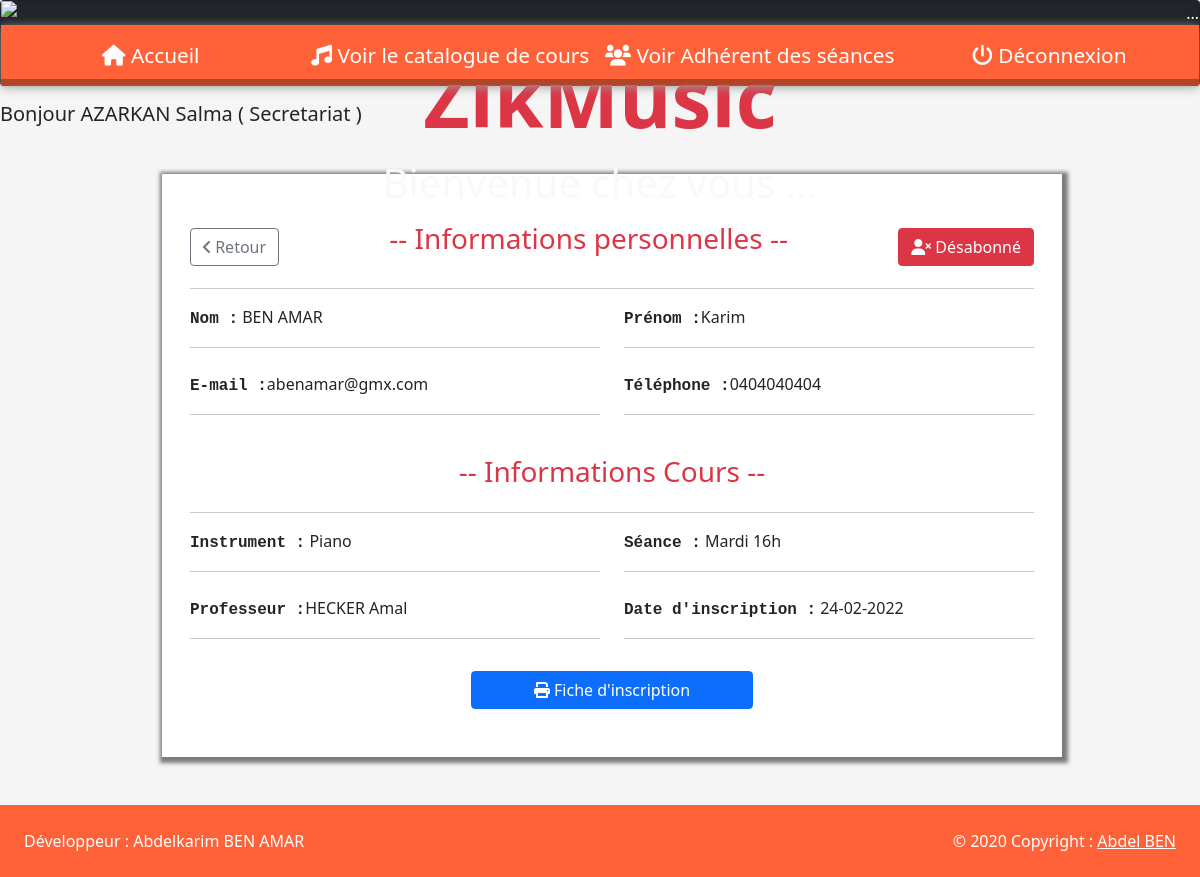
/?action=voirAdherent&id=69 (signed in), run on the app's committed database.
### tables this page shows
CREATE TABLE IF NOT EXISTS `adherent` (
  `idAdherent` int(11) NOT NULL AUTO_INCREMENT,
  `nomAdherent` varchar(30) NOT NULL,
  `prenomAdherent` varchar(30) NOT NULL,
  `mailAdherent` varchar(50) NOT NULL,
  `telAdherent` varchar(30) NOT NULL,
  `dateInscription` datetime NOT NULL DEFAULT CURRENT_TIMESTAMP,
  PRIMARY KEY (`idAdherent`)
);

CREATE TABLE IF NOT EXISTS `instrument` (
  `idInstrument` int(11) NOT NULL AUTO_INCREMENT,
  `libInstrument` varchar(30) NOT NULL,
  PRIMARY KEY (`idInstrument`)
);

CREATE TABLE IF NOT EXISTS `seance` (
  `idSeance` int(11) NOT NULL AUTO_INCREMENT,
  `dateSeance` varchar(30) NOT NULL,
  `idInstrument` int(11) NOT NULL,
  `idProf` int(11) NOT NULL,
  PRIMARY KEY (`idSeance`),
  KEY `idMatiere` (`idInstrument`),
  KEY `idProf` (`idProf`)
);

CREATE TABLE IF NOT EXISTS `professeur` (
  `idProf` int(11) NOT NULL AUTO_INCREMENT,
  `nomProf` varchar(20) NOT NULL,
  `prenomProf` varchar(20) NOT NULL,
  `telProf` varchar(20) NOT NULL,
  PRIMARY KEY (`idProf`)
);

### model/managers/adherentManager.php (called while the page is built, shortened)
<?php
require("model/classes/Adherent.class.php");
class AdherentManager
{
    private $lePDO;
    public function __construct($unPDO)
    {
        $this->lePDO = $unPDO;
    }
    public function getAdherentById($id)
    {
        try {
            $connex = $this->lePDO;
            $sql = $connex->prepare("SELECT * FROM adherent WHERE idAdherent=:id_Adherent ");
            $sql->bindParam(":id_Adherent", $id);
            $sql->execute();
            $sql->setFetchMode(PDO::FETCH_CLASS, "Adherent");
            $resultat = ($sql->fetch());
            return $resultat;
        } catch (PDOException $error) {
            echo $error->getMessage();
        }
    }
}

### model/classes/Adherent.class.php (called while the page is built, shortened)
<?php
class Adherent {
    private $idAdherent;
    private $nomAdherent;
    private $prenomAdherent;
    private $mailAdherent;
    private $telAdherent;
    private $dateInscription;
    public function getIdAdherent()
    {
        return $this->idAdherent;
    }
    public function getNomAdherent()
    {
        return $this->nomAdherent;
    }
    public function getPrenomAdherent()
    {
        return $this->prenomAdherent;
    }
    public function getMailAdherent()
    {
        return $this->mailAdherent;
    }
    public function getTelAdherent()
    {
        return $this->telAdherent;
    }
    public function getDateInscription()
    {
        return $this->dateInscription;
    }
}

### model/managers/seanceManager.php (called while the page is built, shortened)
<?php
require("model/classes/Seance.class.php");
class SeanceManager{
    private $lePDO;
    public function __construct($unPDO)
    {
        $this->lePDO = $unPDO;
    }
    public function getSeanceById($id)
    {
        try {
            $connex = $this->lePDO;
            $sql = $connex->prepare("SELECT * FROM seance WHERE idSeance=:id_Seance ");
            $sql->bindParam(":id_Seance", $id);
            $sql->execute();
            $sql->setFetchMode(PDO::FETCH_CLASS, "Seance");
            $resultat = ($sql->fetch());
            return $resultat;
        } catch (PDOException $error) {
            echo $error->getMessage();
        }
    }
}
?>

### model/managers/inscriptionManager.php (called while the page is built, shortened)
<?php
class InscriptionManager{
    private $lePDO;
    public function __construct($unPDO)
    {
        $this->lePDO = $unPDO;
    }
    public function getInscriptionByIdAdherent($id)
    {
        try {
            $connex = $this->lePDO;
            $sql = $connex->prepare("SELECT * FROM inscription WHERE idAdherent = :id_Adherent ");
            $sql->bindParam(":id_Adherent", $id);
            $sql->execute();
            $sql->setFetchMode(PDO::FETCH_CLASS, "inscription");
            $resultat = ($sql->fetch());
            return $resultat;
        } catch (PDOException $error) {
            echo $error->getMessage();
        }
    }
}

### model/managers/instrumentManager.php (called while the page is built, shortened)
<?php
require("model/classes/Instrument.class.php");
class InstrumentManager{
    private $lePDO;
    public function __construct($unPDO)
    {
        $this->lePDO = $unPDO;
    }
    public function getInstrumentById($id)
    {
        try {
            $connex = $this->lePDO;
            $sql = $connex->prepare("SELECT * FROM instrument WHERE idInstrument=:id_Instrument ");
            $sql->bindParam(":id_Instrument", $id);
            $sql->execute();
            $sql->setFetchMode(PDO::FETCH_CLASS, "Instrument");
            $resultat = ($sql->fetch());
            return $resultat;
        } catch (PDOException $error) {
            echo $error->getMessage();
        }
    }
}
?>

### model/classes/Instrument.class.php (called while the page is built, shortened)
<?php
class Instrument {
    private $libInstrument;
    public function getLibInstrument()
    {
        return $this->libInstrument;
    }
}

### model/classes/Seance.class.php (called while the page is built, shortened)
<?php
class Seance {
    private $dateSeance;
    public function getDateSeance()
    {
        return $this->dateSeance;
    }
}
?>

### model/managers/professeurManager.php (called while the page is built, shortened)
<?php
require("model/classes/Professeur.class.php");
class ProfesseurManager{
    private $lePDO;
    public function __construct($unPDO)
    {
        $this->lePDO = $unPDO;
    }
    public function getProfesseureById($id)
    {
        try {
            $connex = $this->lePDO;
            $sql = $connex->prepare("SELECT * FROM professeur WHERE idProf=:id_Prof ");
            $sql->bindParam(":id_Prof", $id);
            $sql->execute();
            $sql->setFetchMode(PDO::FETCH_CLASS, "Professeur");
            $resultat = ($sql->fetch());
            return $resultat;
        } catch (PDOException $error) {
            echo $error->getMessage();
        }
    }
}
?>

### model/classes/Professeur.class.php (called while the page is built, shortened)
<?php
class Professeur {
    private $nomProf;
    private $prenomProf;
    public function getNomProf()
    {
        return $this->nomProf;
    }
    public function getPrenomProf()
    {
        return $this->prenomProf;
    }
}
?>

### view/voirAdherent.php (the view, shortened to what this page needs)
<h5 class="mt-3">Bonjour  <?= $_SESSION['nom']." ".$_SESSION['prenom']. " ( ". $_SESSION['role'] ." )"?></h5>
<div class="container">
    <div class="main-body mt-3">
        <div class="container rounded bg-white my-5">
            <div class="row body-profil">
                <div class="col-md-12">
                    <div class="p-3 py-5">
                        <div class="d-flex justify-content-between color-align-items-center mb-3">
                            <div class="d-flex flex-row align-items-center back">
                                <a href="./?action=adherentParSeance" class="btn btn-outline-secondary "><i class="fas fa-angle-left mr-1 mb-1"></i> Retour</a>
                            </div>
                            <div class="text-danger mb-2">
                                <h3>-- Informations personnelles --</h3>
                            </div>
                            <div class="d-flex flex-row align-items-center back">
                                <form action="./?action=desabonne_Adherent" method="POST">
                                    <button type="submit" name="desabonne_btn" class="btn btn-danger">
                                    <i class="fas fa-user-times mr-1 mb-1"></i> Désabonné
                                    </button>
                                </form>
                            </div>
                        </div>
                        <hr>
                        <div class="row mt-2">
                            <div class="col-md-6 form-group">
                                <span class="font-monospace fw-bolder">Nom :</span> <?= $unAdherent->getNomAdherent(); ?>
                                <hr>
                            </div>
                            <div class="col-md-6 form-group">
                                <span class="font-monospace fw-bold">Prénom :</span><?= $unAdherent->getPrenomAdherent(); ?>
                                <hr>
                            </div>
                        </div>
                        <div class="row mt-2">
                            <div class="col-md-6 form-group">
                                <span class="font-monospace fw-bold">E-mail :</span><?= $unAdherent->getMailAdherent(); ?>
                                <hr>
                            </div>
                            <div class="col-md-6 form-group">
                                <span class="font-monospace fw-bold">Téléphone :</span><?= $unAdherent->getTelAdherent(); ?>
                                <hr>
                            </div>
                        </div>
                        <div class="text-center mt-4 mb-4 text-danger">
                            <h3>-- Informations Cours --</h3>
                        </div>
                        <hr>
                        <div class="row mt-2">
                            <div class="col-md-6 form-group">
                                <span class="font-monospace fw-bold">Instrument :</span> <?= $unInstrument->getLibInstrument(); ?>
                                <hr>
                            </div>
                            <div class="col-md-6 form-group">
                                <span class="font-monospace fw-bold">Séance :</span> <?= $uneSeance->getDateSeance(); ?>
                                <hr>
                            </div>
                        </div>
                        <div class="row mt-2">
                            <div class="col-md-6 form-group">
                                <span class="font-monospace fw-bold">Professeur :</span><?= $unProfesseur->getNomProf() . " " . $unProfesseur->getPrenomProf(); ?>
                                <hr>
                            </div>
                            <div class="col-md-6 form-group">
                                <span class="font-monospace fw-bold">Date d'inscription :</span> <?= date("d-m-Y", strtotime($unAdherent->getDateInscription())); ?>
                                <hr>
                            </div>
                            <div class="text-center mt-3">
                                <a href="./?action=genPDF&id=<?= $unAdherent->getIdAdherent(); ?>" target="_blank" class="btn btn-primary col-md-4"><i class="fas fa-print mr-1 mb-1"></i> Fiche d'inscription</a>
                            </div>
                        </div>
                    </div>
                </div>
            </div>
        </div>
    </div>
</div>

### public/css/style.css (style rules this page uses)
* { margin: 0px; padding: 0px; box-sizing: border-box; }

### public/css/navbar.css (style rules this page uses)
*, *:before, *:after { box-sizing: border-box; }
body { margin: 0; padding: 0; font-family: sans-serif; font-weight: 600; }

### view/voirAdherent.php (style rules this page uses)
.container { width: 900px; }
body { background: whitesmoke }
.body-profil { box-shadow: 2px 2px 4px 4px rgba(0, 0, 0, 0.5); }

### data on the page
adherent: nomAdherent "BEN AMAR", prenomAdherent "Karim", mailAdherent "abenamar@gmx.com", telAdherent "0404040404", dateInscription "24-02-2022"
instrument: libInstrument "Piano"
seance: dateSeance "Mardi 16h"
professeur: nomProf "HECKER", prenomProf "Amal"

### other printed values
$_SESSION['nom'] "AZARKAN"
$_SESSION['prenom'] "Salma"
$_SESSION['role'] "Secretariat"
